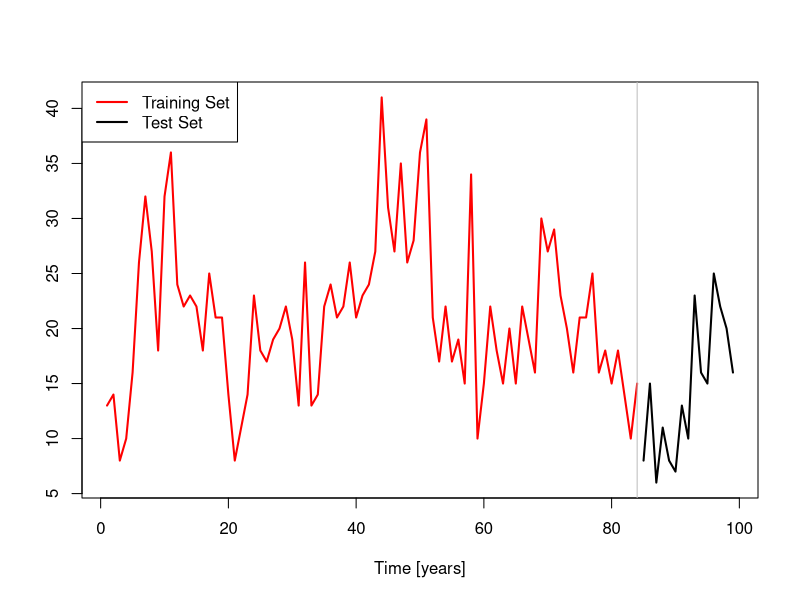
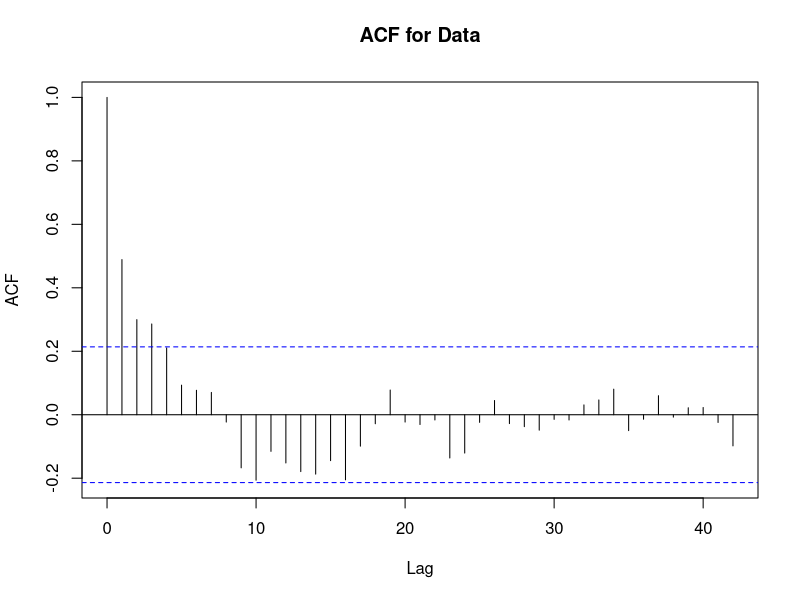
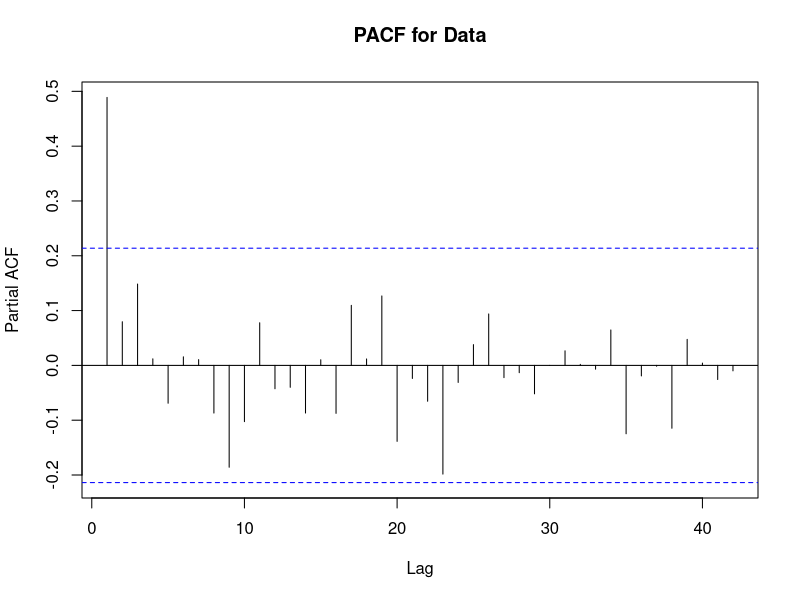
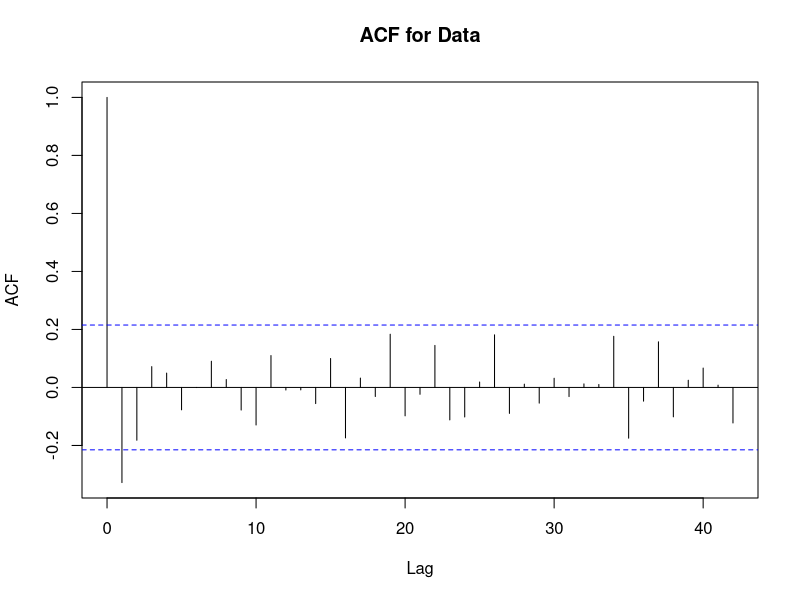
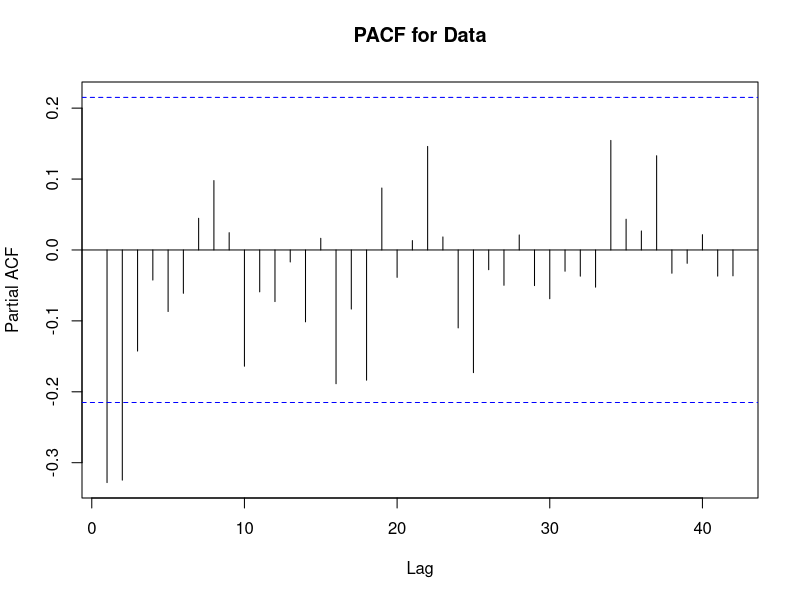
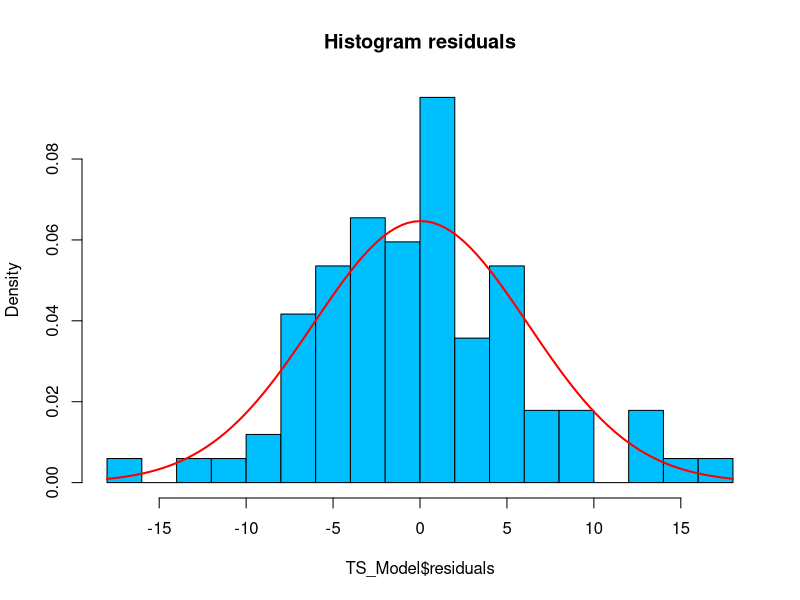
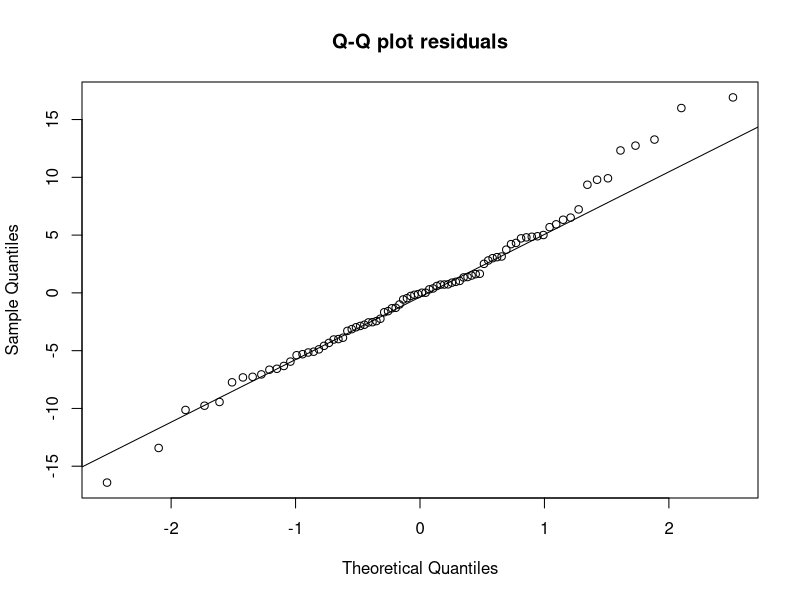
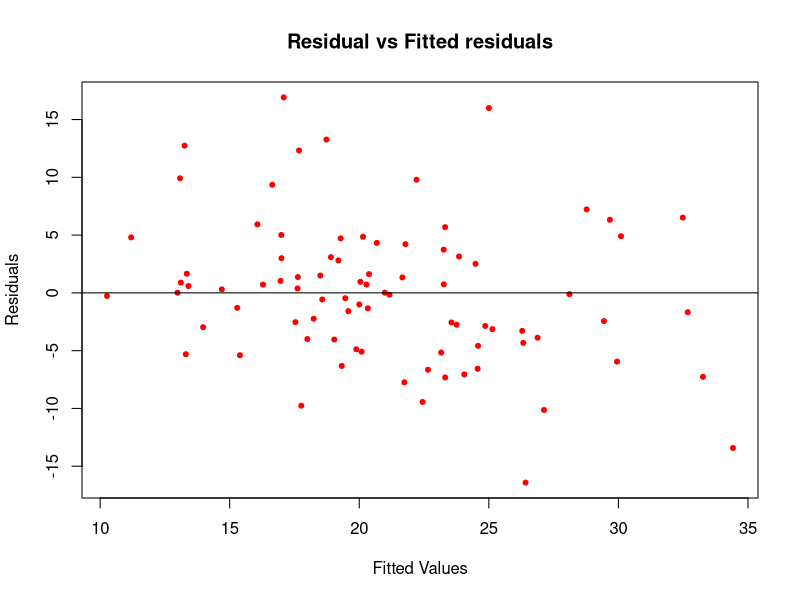

These charts were generated, in order, by the following R code:
### Call for libraries ###
library(tseries)
library(forecast)
library(cluster)
### In case it is your first time in R, install them as: ###
#install.packages('tseries')
#install.packages('forecast')
#install.packages('cluster')

# Set fix random generator numbers 
set.seed(0)

##############################
# CHOOSE SIZE OF TRAIN SET ###
##############################

TrainSetSize <- 0.85 # Do not touch this

#####################
### READ DATA SET ###
#####################

DataSet2_Earthquakes  <- na.omit(read.csv('number-of-earthquakes-per-year-m.csv',sep=';',dec='.')$Number.of.earthquakes.per.year.magnitude.7.0.or.greater..1900.1998)

#################################
### DIVIDE SETS AND PLOT THEM ###
#################################

# Choose data set you want to work with:
DataSet <- DataSet2_Earthquakes

# Divide training and test set:
smp_size <- floor(TrainSetSize * length(DataSet))
train_ind <- c(1:smp_size)
train <- DataSet[train_ind]
test <- DataSet[-train_ind]
# Plot data:
plot(train,type = 'l',col='red',lwd=2,main = '',xlab = 'Time [years]',ylab='',xlim=c(1,length(DataSet)),ylim = c(min(DataSet),max(DataSet)))
lines(c((length(train)+1):(length(DataSet))),test,lwd=2,col='black')
abline(v=length(train),col='grey')
legend('topleft',legend=c('Training Set','Test Set'),col=c('red','black'),lwd=c(2,2))


##
# Data seem a bit non stationary since the mean does not remain constant for all the quantiles 
##


##############################
### TIME SERIES ANLYSIS ######
##############################

# Plot ACF and PACF to check stationarity and correlations:
acf(train,main='ACF for Data',length(train)/2)
pacf(train,main='PACF for Data',length(train)/2)

##
# The ACF confirms that data are a bit stationary since it takes several lgas for the correlation to decay to zero. Let us differentiate 
##

# Apply transformations if required:
differentiatedata  <- diff(train,1)

acf(differentiatedata,main='ACF for Data',length(train)/2)
pacf(differentiatedata,main='PACF for Data',length(train)/2)

##
# Now the ACF looks more stationary so looking at ACF we see 1 (q=1) significant lag, looking at PACF we see two significant lags (p=2). Since we difrentiate once, d=1.
## 

# Create ARIMA order=(p,d,q) or SARIMA order=(p,d,q)x(P,D,Q)S:
p = 2 # AR(p)
d = 1 # differentiate order
q = 1 # MA(q)


TS_Model <- arima(train,order = c(p,d,q))

# Check residuals of the model:
hist(TS_Model$residuals,prob = T,breaks = 20,col='deepskyblue1',main='Histogram residuals')
curve(dnorm(x, mean(TS_Model$residuals), sd(TS_Model$residuals)), add=TRUE, col="red", lwd=2)

qqnorm(TS_Model$residuals,main='Q-Q plot residuals')
qqline(TS_Model$residuals)

plot(c(fitted(TS_Model)),c(TS_Model$residuals),pch=20,col='red',xlab = 'Fitted Values',ylab='Residuals',main='Residual vs Fitted residuals')
abline(h=0)

acf(TS_Model$residuals,length(train)/2,main='ACF for residuals')

##
# Residuals look great and normally distributed. 
##

##############################################
### LETS MAKE PREDICTIONS AND PLOT THEM ######
##############################################

# Predict n.ahead steps:
Predictions <- predict(TS_Model, n.ahead = length(test))
# Plot predictions:
plot(train,type = 'l',col='red',lwd=2,main = 'Fill Data',xlab = 'Time',ylab='Data',xlim=c(1,length(DataSet)),ylim = c(0,max(DataSet)))
lines(c((length(train)+1):(length(DataSet))),test,lwd=2,col='gray60')
lines(c((length(train)+1):(length(DataSet))),Predictions$pred,lwd=2,col='limegreen')
lines(c((length(train)+1):(length(DataSet))),Predictions$pred+Predictions$se,lwd=2,lty=2,col='limegreen')
lines(c((length(train)+1):(length(DataSet))),Predictions$pred-Predictions$se,lwd=2,lty=2,col='limegreen')
abline(v=length(train),col='grey')
legend('topleft',legend=c('Past observations','Real Observations','Mean Forecast','95% Conf. Intervals Forecast'),col=c('red','gray60','limegreen','limegreen'),lwd=c(2,2,2,2),lty=c(1,1,1,2))

##
# Nice predictions, the 95% conf interval contains the entire test set 
## 



